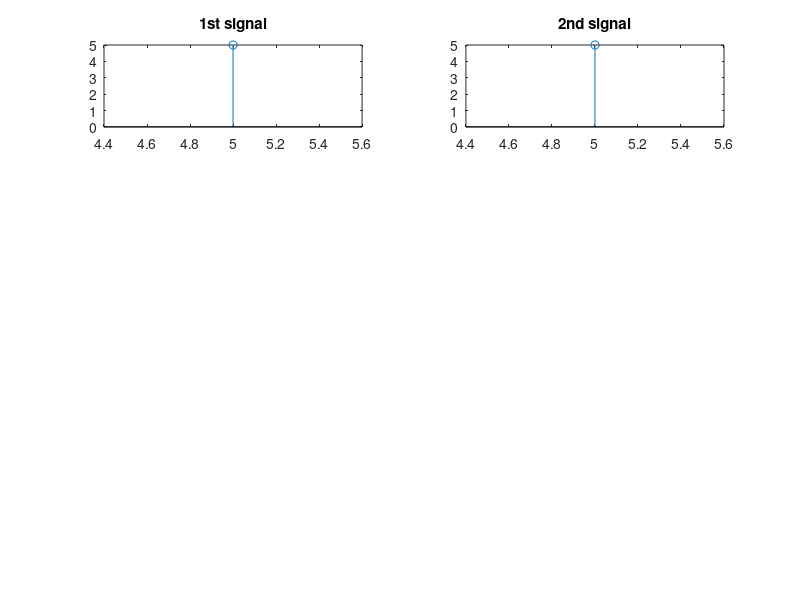

This chart was generated by the following MATLAB code: (Note: this script raises an error after producing the figure.)
clc;
clear all;
close all;

x1=input('enter the sequence :');
n1=input('enter the time range :');

x2=input('enter the sequence :');
n2=input('enter the time range :');

subplot(421);
stem(n1,x1);
title('1st signal');

subplot(422);
stem(n2,x2);
title('2nd signal');

[ny5,y5]=convoper(x1,x2,n1,n2);
subplot(427);
stem(y5);
title('conv');

[ny6,y6]=idftseq(y5,ny5);
subplot(428);
stem(ny6,y6);
title('dft of conv');

l1=length(x1);
l2=length(x2);
l=l1+l2-1;

[n1,x1]=rzerosp(n1,x1,l);
[n2,x2]=rzerosp(n2,x2,l);

[ny1,y1]=dftseq(x1,n1);
subplot(423);
stem(ny1,y1);
title('fft of x1');

[ny2,y2]=dftseq(x2,n2);
subplot(424);
stem(ny2,y2);
title('fft of x2');


[ny3,y3]=mulsig(y1,y2,ny1,ny2);
subplot(425);
stem(ny3,y3);
title('multi in frequency DOMAIN');

[ny4,y4]=idftseq(y3,ny3);
subplot(426);
stem(ny4,y4);
title('ifft');
